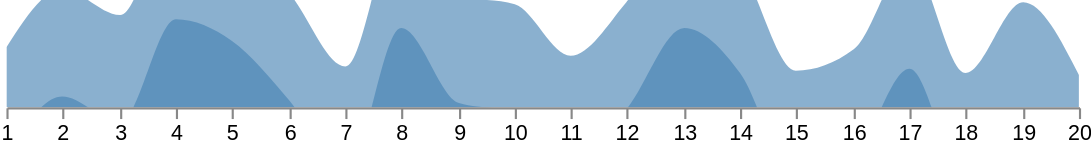

Source (Vega-Lite JSON):
### Vega specification from a JSON file in a GitHub repository (floating-point values rounded to 4 significant figures)
{"$schema": "https://vega.github.io/schema/vega/v3.1.json", "width": 500, "height": 50, "signals": [{"name": "layers", "value": 2, "on": [{"events": "mousedown!", "update": "1 + (layers % 4)"}]}, {"name": "vheight", "update": "height * layers"}, {"name": "opacity", "update": "pow(layers, -2/3)"}], "data": [{"name": "layer_indices", "values": [0, 1, 2, 3], "transform": [{"type": "filter", "expr": "datum.data < layers"}, {"type": "formula", "expr": "datum.data * -height", "as": "offset"}]}, {"name": "table", "values": [{"x": 1, "y": 28}, {"x": 2, "y": 55}, {"x": 3, "y": 43}, {"x": 4, "y": 91}, {"x": 5, "y": 81}, {"x": 6, "y": 53}, {"x": 7, "y": 19}, {"x": 8, "y": 87}, {"x": 9, "y": 52}, {"x": 10, "y": 48}, {"x": 11, "y": 24}, {"x": 12, "y": 49}, {"x": 13, "y": 87}, {"x": 14, "y": 66}, {"x": 15, "y": 17}, {"x": 16, "y": 27}, {"x": 17, "y": 68}, {"x": 18, "y": 16}, {"x": 19, "y": 49}, {"x": 20, "y": 15}]}], "scales": [{"name": "x", "type": "linear", "range": "width", "zero": false, "round": true, "domain": {"data": "table", "field": "x"}}, {"name": "y", "type": "linear", "range": [{"signal": "vheight"}, 0], "nice": true, "zero": true, "domain": {"data": "table", "field": "y"}}], "axes": [{"orient": "bottom", "scale": "x", "tickCount": 20, "zindex": 1}], "marks": [{"type": "group", "encode": {"update": {"width": {"field": {"group": "width"}}, "height": {"field": {"group": "height"}}, "clip": {"value": true}}}, "marks": [{"type": "group", "from": {"data": "layer_indices"}, "encode": {"update": {"y": {"field": "offset"}}}, "marks": [{"type": "area", "from": {"data": "table"}, "encode": {"enter": {"interpolate": {"value": "monotone"}, "x": {"scale": "x", "field": "x"}, "fill": {"value": "steelblue"}}, "update": {"y": {"scale": "y", "field": "y"}, "y2": {"scale": "y", "value": 0}, "fillOpacity": {"signal": "opacity"}}}}]}]}]}
